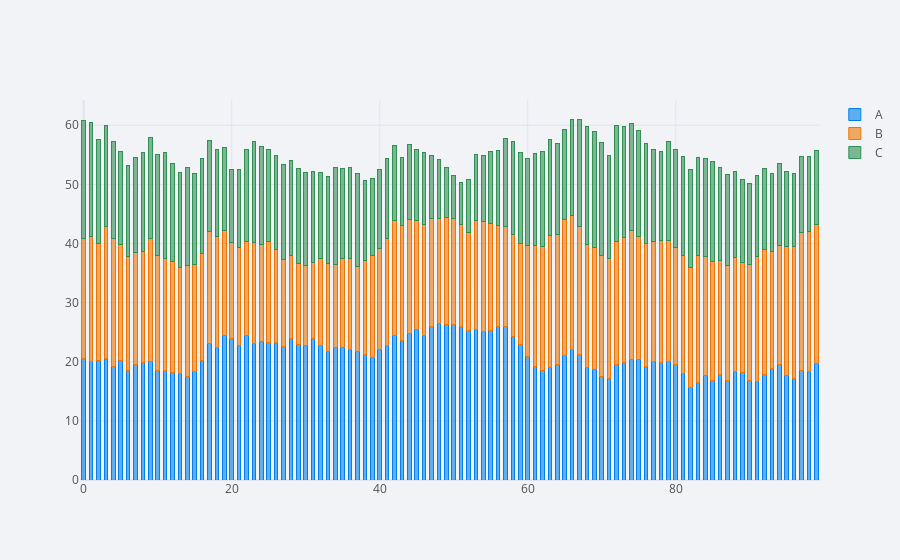

The notebook cell this image was saved under:
### Code cell
cf.set_config_file(theme='polar')
df.iplot(kind = 'bar', barmode='stack', bargap=0.5)
